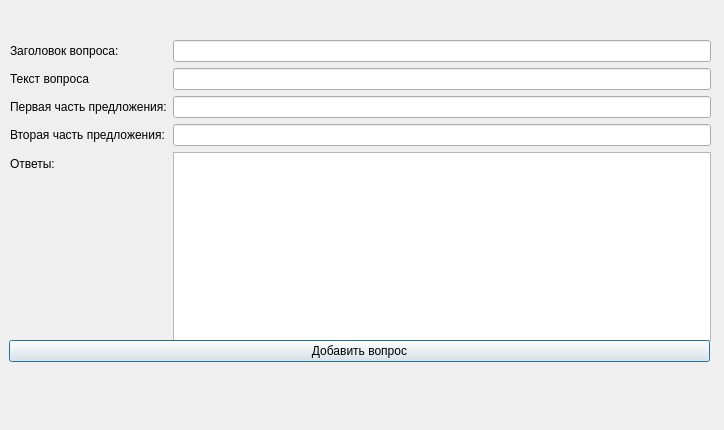
<?xml version="1.0" encoding="UTF-8"?>
<ui version="4.0">
 <class>DialogMissedWord</class>
 <widget class="QDialog" name="DialogMissedWord">
  <property name="geometry">
   <rect>
    <x>0</x>
    <y>0</y>
    <width>724</width>
    <height>430</height>
   </rect>
  </property>
  <property name="windowTitle">
   <string>Dialog</string>
  </property>
  <widget class="QWidget" name="formLayoutWidget">
   <property name="geometry">
    <rect>
     <x>10</x>
     <y>40</y>
     <width>701</width>
     <height>301</height>
    </rect>
   </property>
   <layout class="QFormLayout" name="formLayout">
    <property name="sizeConstraint">
     <enum>QLayout::SetMaximumSize</enum>
    </property>
    <property name="fieldGrowthPolicy">
     <enum>QFormLayout::ExpandingFieldsGrow</enum>
    </property>
    <item row="2" column="0">
     <widget class="QLabel" name="label">
      <property name="text">
       <string>Первая часть предложения:</string>
      </property>
     </widget>
    </item>
    <item row="4" column="0">
     <widget class="QLabel" name="label_2">
      <property name="text">
       <string>Ответы:</string>
      </property>
     </widget>
    </item>
    <item row="2" column="1">
     <widget class="QLineEdit" name="lineEdit"/>
    </item>
    <item row="4" column="1">
     <widget class="QListWidget" name="listWidget"/>
    </item>
    <item row="3" column="0">
     <widget class="QLabel" name="label_3">
      <property name="text">
       <string>Вторая часть предложения:</string>
      </property>
     </widget>
    </item>
    <item row="3" column="1">
     <widget class="QLineEdit" name="lineEdit_2"/>
    </item>
    <item row="0" column="0">
     <widget class="QLabel" name="label_4">
      <property name="text">
       <string>Заголовок вопроса:</string>
      </property>
     </widget>
    </item>
    <item row="0" column="1">
     <widget class="QLineEdit" name="lineEdit_3"/>
    </item>
    <item row="1" column="0">
     <widget class="QLabel" name="label_5">
      <property name="text">
       <string>Текст вопроса</string>
      </property>
     </widget>
    </item>
    <item row="1" column="1">
     <widget class="QLineEdit" name="lineEdit_4"/>
    </item>
   </layout>
  </widget>
  <widget class="QWidget" name="verticalLayoutWidget">
   <property name="geometry">
    <rect>
     <x>9</x>
     <y>340</y>
     <width>701</width>
     <height>80</height>
    </rect>
   </property>
   <layout class="QVBoxLayout" name="verticalLayout">
    <property name="sizeConstraint">
     <enum>QLayout::SetMaximumSize</enum>
    </property>
    <item>
     <widget class="QPushButton" name="pushButton">
      <property name="text">
       <string>Добавить вопрос</string>
      </property>
     </widget>
    </item>
   </layout>
  </widget>
 </widget>
 <resources/>
 <connections/>
</ui>
